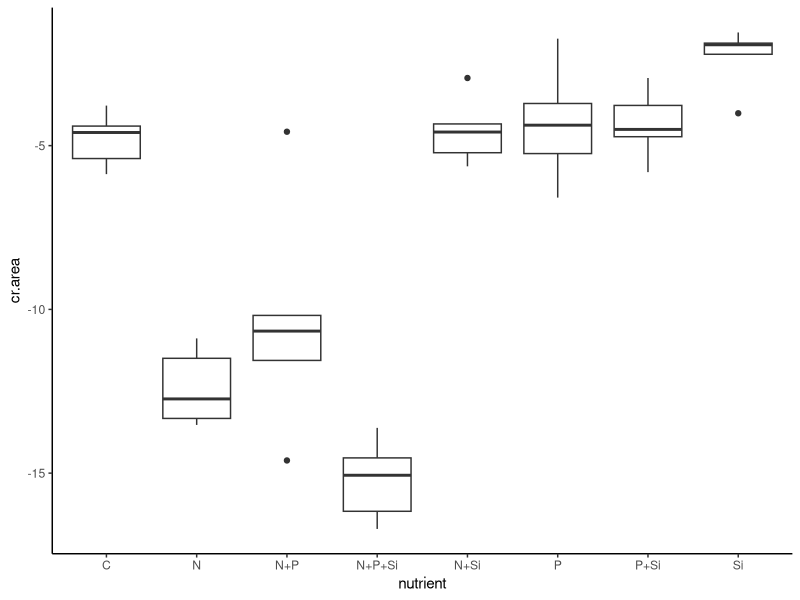
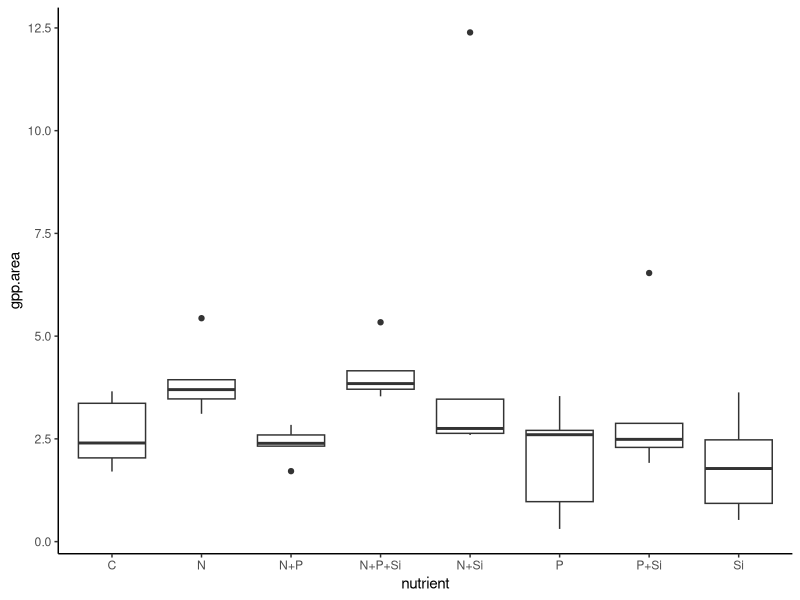
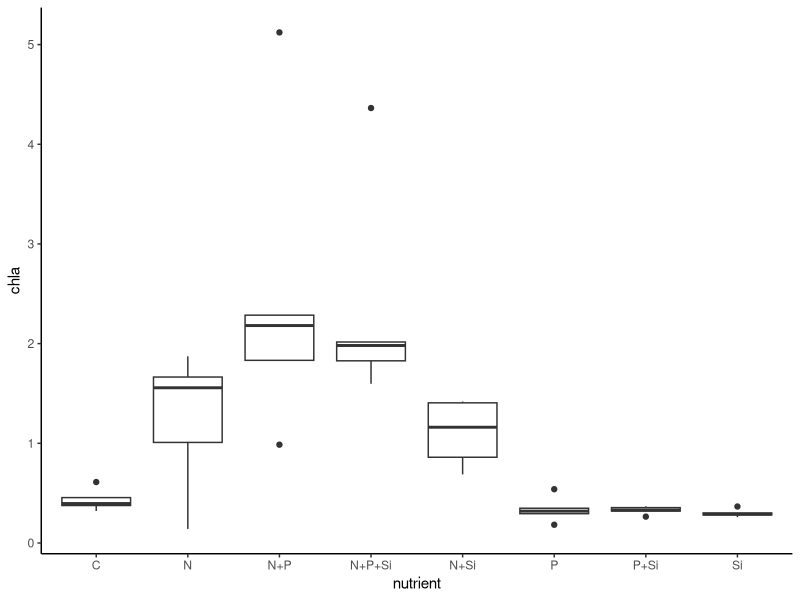
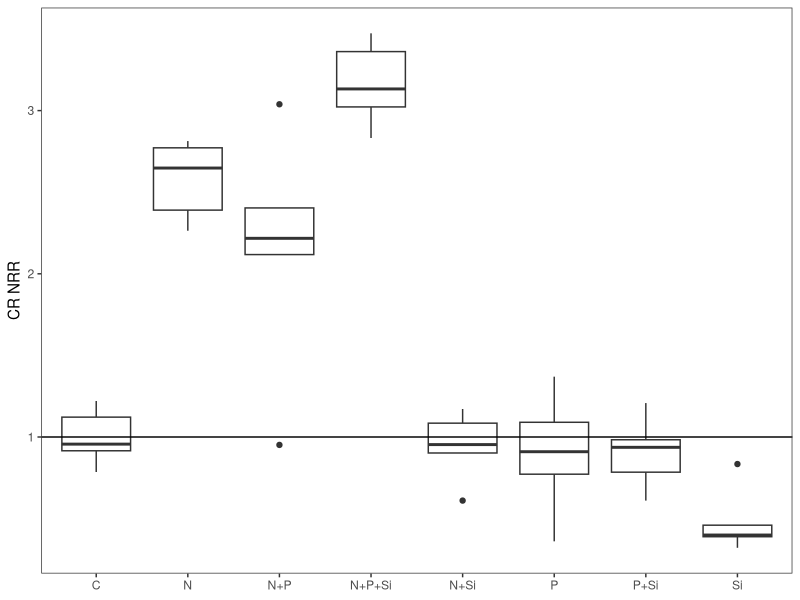
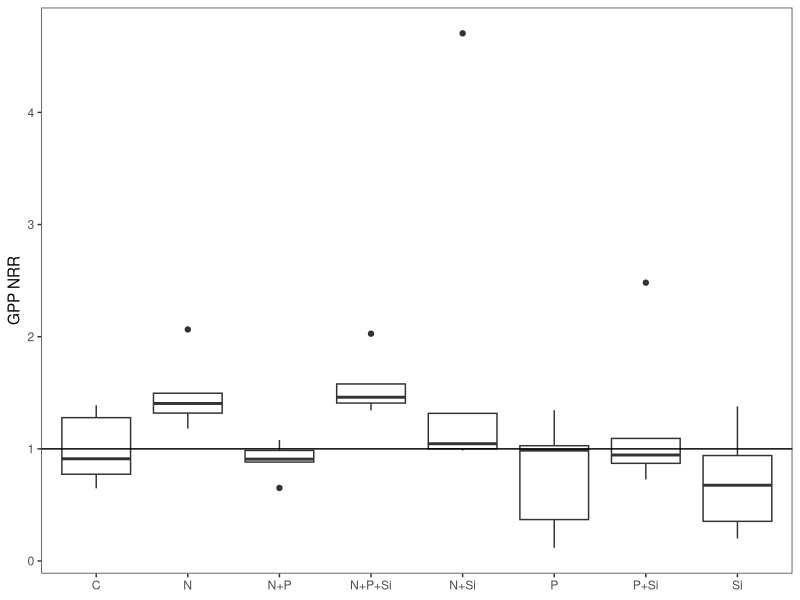
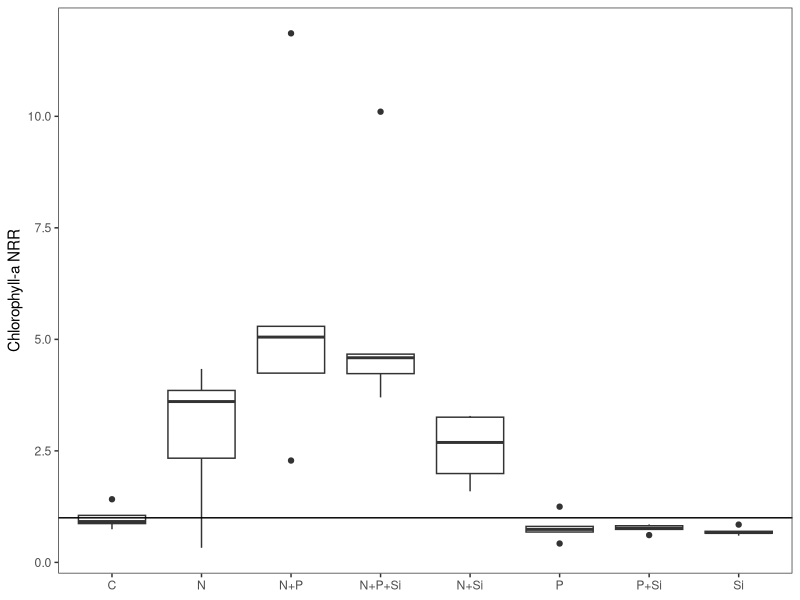
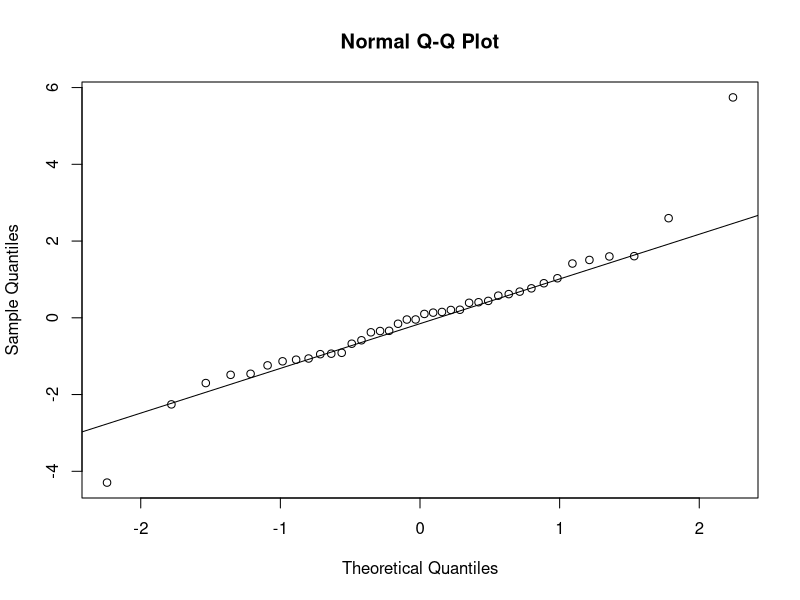
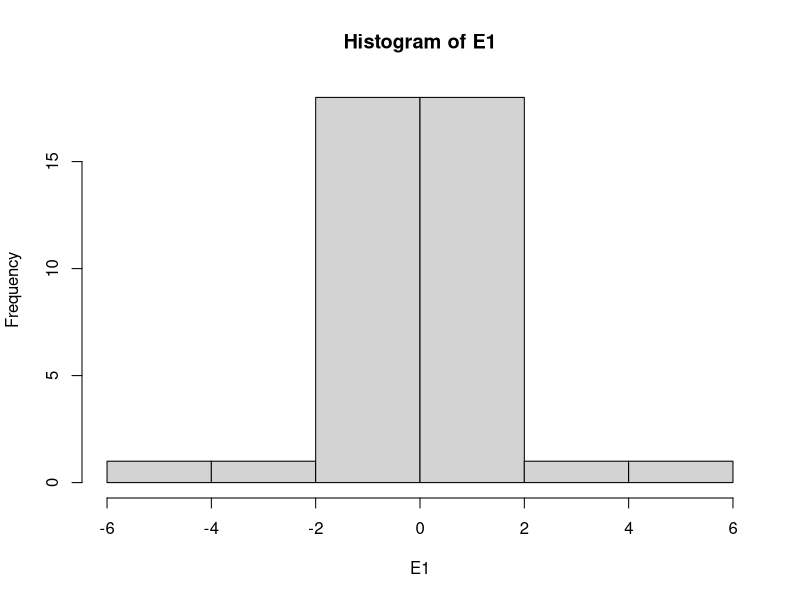

Write the R code that produced these figures, in order. (Note: this script raises an error after producing the figures.)
#Author:  Clay Arango
#Creation date: 10-Feb-19
#Script to analyze NDS data from Summer 2018 WSB work with S. Roley and A. Alexiades

#packages
install.packages("nlme")
install.packages("nortest")
install.packages("plyr")
install.packages("dplyr")
install.packages("multcomp")
install.packages("MASS")
install.packages("ggplot2")
library(nlme)
library(nortest)
library(plyr)
library(dplyr)
library(multcomp)
library(MASS)
library(ggplot2)

#Load data
cle_summer <- read.table(file="cle_summer.csv", header=T, sep=",")

#set variable
d = cle_summer

#evaluate data to make sure factors are correct
names(d)

unique(d$nutrient) #control, N, NP, NPSi, NSi, P, PSi, Si
unique(d$N) #should be 0 and 1
unique(d$P) #should be 0 and 1
unique(d$Si) #should be 0 and 1
unique(d$top) #should be "sponge" and "glass"
#if need to change, use recode function below. 
#d$top<-recode(d$top, "cellulose" = "sponge")
str(d)

#convert N and P and Si values (0 or 1 for absence or presence) to factors
d$N<-as.factor(d$N)
d$P<-as.factor(d$P)
d$Si<-as.factor(d$Si)
str(d)

#subset data into gpp and cr response
d.cr = subset(d, top=="sponge", data=d)
d.gpp = subset(d, top=="glass", data=d)

#check for outliers and check data entry before calculating CR-NRR
ggplot(d.cr, aes(x=nutrient, y=cr.area)) + geom_boxplot() + theme_classic()
#BB5, W1 data entry check out, controls look OK
#keep BB5 and W1

#calculate nrr for cr
x<-ddply(d.cr, "nutrient", summarise, ave_cr = mean(cr.area, na.rm=T)) 
x
d.cr$cr.nrr = d.cr$cr.area/-4.808690 #divide by control ave_cr

#check for outliers and check data entry before calculating GPP- and chla-NRR
ggplot(d.gpp, aes(x=nutrient, y=gpp.area)) + geom_boxplot() + theme_classic()
#Z2 data entry checks out
#can remove Z2 from analysis of NRR, but not affected in NRR calculation
ggplot(d.gpp, aes(x=nutrient, y=chla)) + geom_boxplot() + theme_classic()
#lots of b.d. are calculating as zeros.  replace with half dl?

#calculate nrr for gpp and chla
x<- ddply(d.gpp, "nutrient", summarise, ave_gpp = mean(gpp.area, na.rm=T), ave_chla = mean(chla, na.rm=T)) 
x
d.gpp$gpp.nrr = d.gpp$gpp.area/2.633438 #divide by control ave_gpp
d.gpp$chla.nrr = d.gpp$chla/0.4318408 #divide by control ave_chla
#use to exclude outliers
#x1<- ddply(subset(d.gpp, !(nds.id=="F6")), "nutrient", summarise, ave_chla = mean(chla, na.rm=T)) 
#x1
#d.gpp$chla.nrr_1<-d.gpp$chla_ug_cm2/2.700340

#combine into one file and export
d.cr$chla.nrr<-NA
#d.cr$chla.nrr_1<-NA#for excluded outliers
d.cr$gpp.nrr<-NA
d.gpp$cr.nrr<-NA
d.nrr<-rbind(d.cr, d.gpp)
d.nrr$site.date<-"cle_summer"
write.table(d.nrr, "cle_summer_nrr.csv",  sep=",", quote=F, row.names =F)

###############
#plots of NRR
##############
ggplot(data=subset(d.cr, !(nutrient=="control")), aes(x=nutrient, y=cr.nrr))+geom_boxplot()+theme_bw()+
  ylab("CR NRR")+geom_abline(slope = 0, intercept = 1)+
  theme(axis.title.x=element_blank(), panel.grid.minor=element_blank(), panel.grid.major=element_blank())
#N limitation, possible Si inhibition

ggplot(data=subset(d.gpp, !(nutrient=="control")), aes(x=nutrient, y=gpp.nrr))+geom_boxplot()+theme_bw()+
  ylab("GPP NRR")+geom_abline(slope = 0, intercept = 1)+
  theme(axis.title.x=element_blank(), panel.grid.minor=element_blank(), panel.grid.major=element_blank())
#possible N limitation (but not NP), likely no limitation (i.e., light?)

ggplot(data=subset(d.gpp, !(nutrient=="control")), aes(x=nutrient, y=chla.nrr))+geom_boxplot()+theme_bw()+
  ylab("Chlorophyll-a NRR")+geom_abline(slope = 0, intercept = 1)+ 
  theme(axis.title.x=element_blank(), panel.grid.minor=element_blank(), panel.grid.major=element_blank())
#N limitation, possible N+P colimitation

##########
#NRR Summary Files
#########

GPP_sum<-ddply(d.gpp, "nutrient", summarise, ave_nrr.gpp=mean(gpp.nrr, na.rm=T), sd_nrr.gpp=sd(gpp.nrr, na.rm=T), 
               se_nrr.gpp =(sd(gpp.nrr)/sqrt(sum(!is.na(gpp.nrr)))), 
               ci95_nrr.gpp = (1.96*(sd(gpp.nrr)/sqrt(sum(!is.na(gpp.nrr))))),
               ave_nrr.chla=mean(chla.nrr, na.rm=T), sd_nrr.chla=sd(chla.nrr, na.rm=T), 
               se_nrr.chla =(sd(chla.nrr)/sqrt(sum(!is.na(chla.nrr)))), 
               ci95_nrr.chla = (1.96*(sd(chla.nrr)/sqrt(sum(!is.na(chla.nrr))))))
CR_sum<-ddply(d.cr, "nutrient", summarise, ave_nrr.cr=mean(cr.nrr, na.rm=T), sd_nrr.cr=sd(cr.nrr, na.rm=T), 
              se_nrr.cr =(sd(cr.nrr)/sqrt(sum(!is.na(cr.nrr)))), 
              ci95_nrr.cr = (1.96*(sd(cr.nrr)/sqrt(sum(!is.na(cr.nrr))))))

#now combine into one and export
d.sum<-merge(GPP_sum, CR_sum, by="nutrient")
d.sum$site_date<-"cle_summer"
write.table(d.sum, "cle_summer_summ.csv",  sep=",", quote=F, row.names=F)

############################################################
#analyze RESPIRATION data
############################################################

M1<-gls(cr.area~N*P*Si, data=d.cr, na.action=na.omit)
E1<-residuals(M1)
qqnorm(E1)
qqline(E1)
ad.test(E1)
   #residuals are normally distributed
hist(E1)  
plot(M1)
   #this doesn't look good

plot(filter(d.cr, !is.na(cr.area)) %>% dplyr::select(nutrient), 
     E1, xlab="nutrient", ylab="Residuals")
bartlett.test(cr.area~nutrient, data=d.cr)
   #variance test not OK, we'll probably need to mess with this one

anova(M1)
  
x <- group_by(d.cr, nutrient) %>%  # Grouping function causes subsequent functions to aggregate by season and reach
  summarize(cr.mean = abs(mean(cr.area, na.rm = TRUE)), # na.rm = TRUE to remove missing values
            cr.sd=abs(sd(cr.area, na.rm = TRUE)),  # na.rm = TRUE to remove missing values
            n = sum(!is.na(cr.area)), # of observations, excluding NAs. 
            cr.se=cr.sd/sqrt(n))

ggplot(data=x, aes(x=nutrient, y=cr.mean)) + 
  geom_bar(stat="identity", position=position_dodge(), color = "black") + 
  geom_errorbar(aes(ymin=cr.mean, ymax=cr.mean+cr.se), width=0.2, 
                position=position_dodge(0.9)) + 
  xlab("Nutrient") +
  ylab(expression(Respiration~(ug~O[2]~m^{-2}~h^{-1}))) +
  ylim(0,20) +
  labs(fill="Light") +
  theme_bw() +
  theme(panel.grid.major=element_blank(),
        panel.grid.minor=element_blank(),
        legend.title=element_text(size=6),
        legend.key=element_blank(), 
        legend.position=c(0.5,0.95), 
        legend.text=element_text(size=8), 
        legend.background=element_blank(), 
        legend.direction="horizontal", 
        legend.key.size=unit(0.3, "cm"), 
        axis.title.y=element_text(size=8), 
        axis.title.x=element_text(size=8), 
        axis.text.x=element_text(size=8))

#ggsave('output/figures/Ring_summer.tiff',
#       units="in",
#       width=3.25,
#       height=3.25,
#       dpi=1200,
#       compression="lzw")

#summarize nrr
x <- group_by(d.cr, nutrient) %>%  # Grouping function causes subsequent functions to aggregate by season and reach
  summarize(cr.mean = abs(mean(cr.nrr, na.rm = TRUE)), # na.rm = TRUE to remove missing values
            cr.sd=abs(sd(cr.nrr, na.rm = TRUE)),  # na.rm = TRUE to remove missing values
            n = sum(!is.na(cr.nrr)), # of observations, excluding NAs. 
            cr.se=cr.sd/sqrt(n))

############################################################
#analyze the PRODUCTION data
############################################################

M1<-gls(gpp.area~N*P*Si, data=d.gpp, na.action=na.omit) 
E1<-residuals(M1)
qqnorm(E1)
qqline(E1)
ad.test(E1)
   #residuals are not normal, check outlier

hist(E1, xlab="residuals", main="")
plot(M1)

plot(filter(d.gpp, !is.na(gpp.area)) %>% dplyr::select(nutrient), 
     E1, xlab="nutrient", ylab="Residuals")
bartlett.test(gpp.area~nutrient, data=d.gpp)
   #not good, check outlier

anova(M1)
  
x <- group_by(d.gpp, nutrient) %>%  # Grouping function causes subsequent functions to aggregate by season and reach
  summarize(gpp.mean = abs(mean(gpp.area, na.rm = TRUE)), # na.rm = TRUE to remove missing values
            gpp.sd=abs(sd(gpp.area, na.rm = TRUE)),  # na.rm = TRUE to remove missing values
            n = sum(!is.na(gpp.area)), # of observations, excluding NAs. 
            gpp.se=gpp.sd/sqrt(n))

ggplot(data=x, aes(x=nutrient, y=gpp.mean)) + 
  geom_bar(stat="identity", position=position_dodge(), color = "black") + 
  geom_errorbar(aes(ymin=gpp.mean, ymax=gpp.mean+gpp.se), width=0.2, 
                position=position_dodge(0.9)) + 
  xlab("Nutrient") +
  ylab(expression(Production~(ug~O[2]~m^{-2}~h^{-1}))) +
  labs(fill="Light") +
  theme_bw() +
  theme(panel.grid.major=element_blank(),
        panel.grid.minor=element_blank(), 
        legend.title=element_text(size=6), 
        legend.key=element_blank(),  
        legend.position=c(0.5,0.95),  
        legend.text=element_text(size=8),  
        legend.background=element_blank(),  
        legend.direction="horizontal",  
        legend.key.size=unit(0.3, "cm"),  
        axis.title.y=element_text(size=8),  
        axis.title.x=element_text(size=8),  
        axis.text.x=element_text(size=8))

#ggsave('output/figures/gppByNutrient.tiff',
#       units="in",
#       width=3.25,
#       height=3.25,
#       dpi=1200,
#       compression="lzw")


#summarize nrr
x <- group_by(d.gpp, nutrient) %>%  # Grouping function causes subsequent functions to aggregate by season and reach
  summarize(gpp.mean = abs(mean(gpp.nrr, na.rm = TRUE)), # na.rm = TRUE to remove missing values
            gpp.sd=abs(sd(gpp.nrr, na.rm = TRUE)),  # na.rm = TRUE to remove missing values
            n = sum(!is.na(gpp.nrr)), # of observations, excluding NAs. 
            gpp.se=gpp.sd/sqrt(n))


#BELOW HERE IS NOT EDITED





############################################################
#analyze the CHL-A biomass on disks

M1<-gls(chla~N*P*light, data=roza_sum.chla, na.action=na.omit)
E1<-residuals(M1)
qqnorm(E1)
qqline(E1)
ad.test(E1)
  #residuals look bad (p=0.001)
hist(E1)
plot(M1)

vf1 = varIdent(form = ~ 1|N*P)
vf2 = varIdent(form = ~ 1|light)
vf3 = varIdent(form = ~ 1|N*P*light)
vf4 = varPower(form = ~ fitted(.)) 
vf5 = varExp(form = ~ fitted(.))
vf6 = varConstPower(form = ~ fitted(.))
vf7 = varExp(form = ~ fitted(.)|nutrient)

M2<-gls(chla~N*P*light, data=roza_sum.chla, na.action=na.omit, weights=vf1)
M3<-gls(chla~N*P*light, data=roza_sum.chla, na.action=na.omit, weights=vf2)
M4<-gls(chla~N*P*light, data=roza_sum.chla, na.action=na.omit, weights=vf3)
M5<-gls(chla~N*P*light, data=roza_sum.chla, na.action=na.omit, weights=vf4)
M6<-gls(chla~N*P*light, data=roza_sum.chla, na.action=na.omit, weights=vf5)
M7<-gls(chla~N*P*light, data=roza_sum.chla, na.action=na.omit, weights=vf6)
M8<-gls(chla~N*P*light, data=roza_sum.chla, na.action=na.omit, weights=vf7)

anova(M1,M2,M3,M4,M5,M6,M7,M8)

#M3 is best on AIC

E3<-residuals(M3)
qqnorm(E3)
qqline(E3)
ad.test(E3)
#residuals are not normal (p=0.001)
hist(E3, xlab="residuals", main="")
plot(M3)
  #hist and plot look good

plot(filter(roza_sum.chla, !is.na(chla)) %>% dplyr::select(light), 
     E3, xlab="light", ylab="Residuals")
bartlett.test(chla~light, data=roza_sum.chla)

plot(filter(roza_sum.chla, !is.na(chla)) %>% dplyr::select(nutrient), 
     E3, xlab="nutrient", ylab="Residuals")
bartlett.test(chla~nutrient, data=roza_sum.chla)

anova(M3)

#light is significant and N and P separately interact with light

x<-roza_sum.chla[complete.cases(roza_sum.chla$chla),]

with(x, 
     interaction.plot(nutrient,light,chla, 
                      ylim=c(0,1.5),lty=c(1,12),lwd=2,ylab="Chlorophyll a", 
                      xlab="Nutrient", trace.label="Light"))

x <- group_by(roza_sum.chla, nutrient, light) %>%  # Grouping function causes subsequent functions to aggregate by season and reach
  summarize(chla.mean = mean(chla, na.rm = TRUE), # na.rm = TRUE to remove missing values
            chla.sd=sd(chla, na.rm = TRUE),  # na.rm = TRUE to remove missing values
            n = sum(!is.na(chla)), # of observations, excluding NAs. 
            chla.se=chla.sd/sqrt(n))

ggplot(data=x, 
       aes(x=nutrient, y=chla.mean, fill=light)) + 
  geom_bar(stat="identity", position=position_dodge(), color = "black") + 
  geom_errorbar(aes(ymin=chla.mean, ymax=chla.mean+chla.se), width=0.2, 
                position=position_dodge(0.9)) + 
  scale_fill_manual(values=c("white","black")) +
  xlab("Nutrient") +
  ylab(expression(Chlorophyll~a~(ug~cm^{-2}))) +
  ylim(0,1.7) +
  labs(fill="Light") +
  theme_bw() +
  theme(panel.grid.major=element_blank(), 
        panel.grid.minor=element_blank(), 
        legend.title=element_text(size=6), 
        legend.key=element_blank(), 
        legend.position=c(0.5,0.95), 
        legend.text=element_text(size=8), 
        legend.background=element_blank(), 
        legend.direction="horizontal", 
        legend.key.size=unit(0.3, "cm"), 
        axis.title.y=element_text(size=8), 
        axis.title.x=element_text(size=8), 
        axis.text.x=element_text(size=8))

ggsave('output/figures/chlaByNutrientLight.tiff',
       units="in",
       width=3.25,
       height=3.25,
       dpi=1200,
       compression="lzw")



############################################################
############################################################
#calculate nrr mean and standard error
x1 <- group_by(roza_sum, nutrient, light) %>%  # Grouping function causes subsequent functions to aggregate by season and reach
  summarize(chla.nrr.mean = mean(chla.nrr, na.rm = TRUE), # na.rm = TRUE to remove missing values
            chla.nrr.sd=sd(chla.nrr, na.rm = TRUE),  # na.rm = TRUE to remove missing values
            chla.n = sum(!is.na(chla.nrr)), # of observations, excluding NAs. 
            chla.nrr.se=chla.nrr.sd/sqrt(chla.n))


x2 <- group_by(roza_sum, nutrient, light) %>%  # Grouping function causes subsequent functions to aggregate by season and reach
  summarize(gpp.nrr.mean = mean(gpp.nrr, na.rm = TRUE), # na.rm = TRUE to remove missing values
            gpp.nrr.sd=sd(gpp.nrr, na.rm = TRUE),  # na.rm = TRUE to remove missing values
            gpp.n = sum(!is.na(gpp.nrr)), # of observations, excluding NAs. 
            gpp.nrr.se=gpp.nrr.sd/sqrt(gpp.n))

x3 <- group_by(roza_sum, nutrient, light) %>%  # Grouping function causes subsequent functions to aggregate by season and reach
  summarize(cr.nrr.mean = mean(cr.nrr, na.rm = TRUE), # na.rm = TRUE to remove missing values
            cr.nrr.sd=sd(cr.nrr, na.rm = TRUE),  # na.rm = TRUE to remove missing values
            cr.n = sum(!is.na(cr.nrr)), # of observations, excluding NAs. 
            cr.nrr.se=cr.nrr.sd/sqrt(cr.n))

roza_sum.nrr<-cbind(x1,x2,x3)
roza_sum.nrr <- roza_sum.nrr[, !duplicated(colnames(roza_sum.nrr))]
write.csv(roza_sum.nrr, "roza_sum.nrr.csv")
